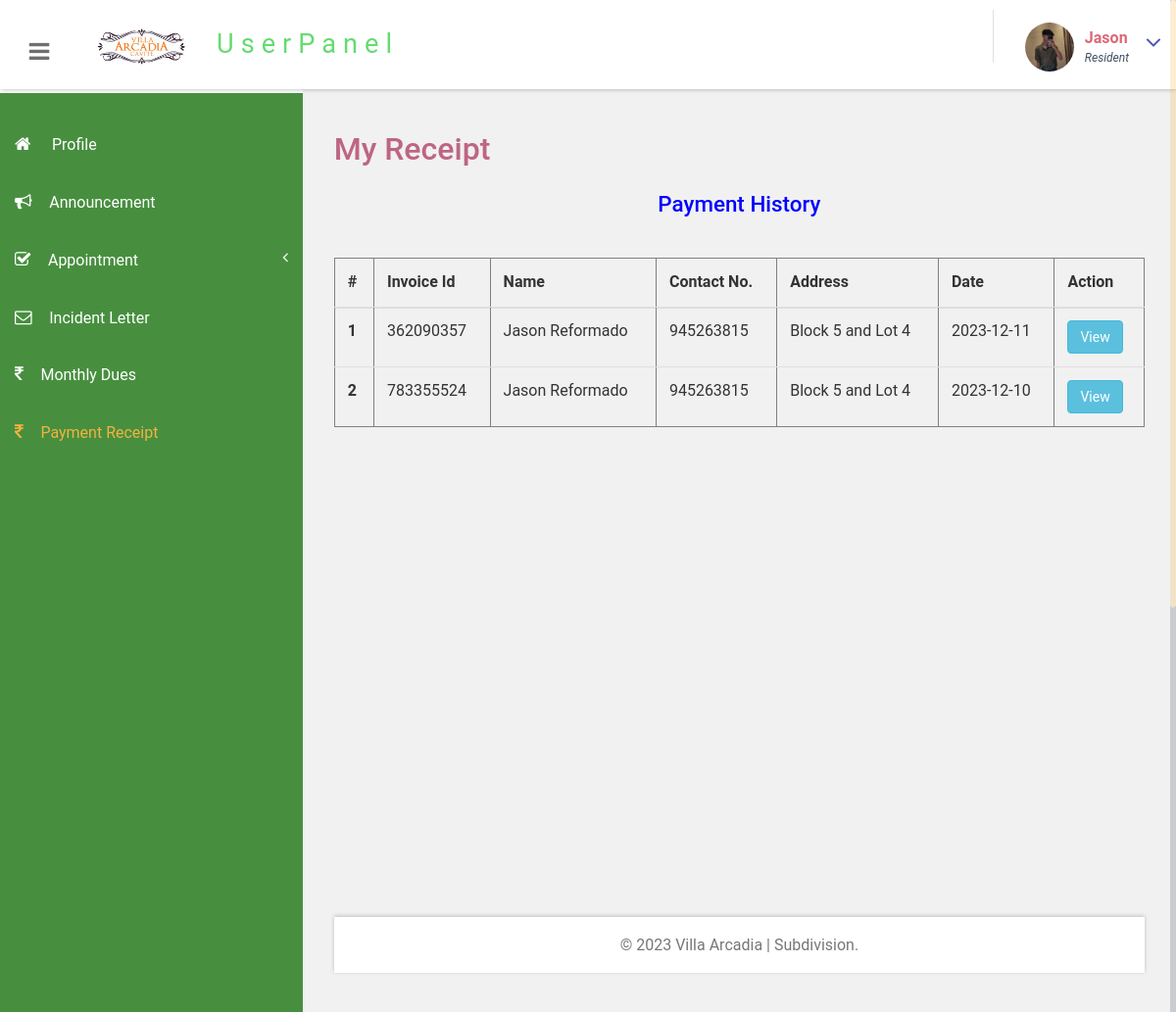
Before: /portal/receipt.php (signed in) with the older database file.
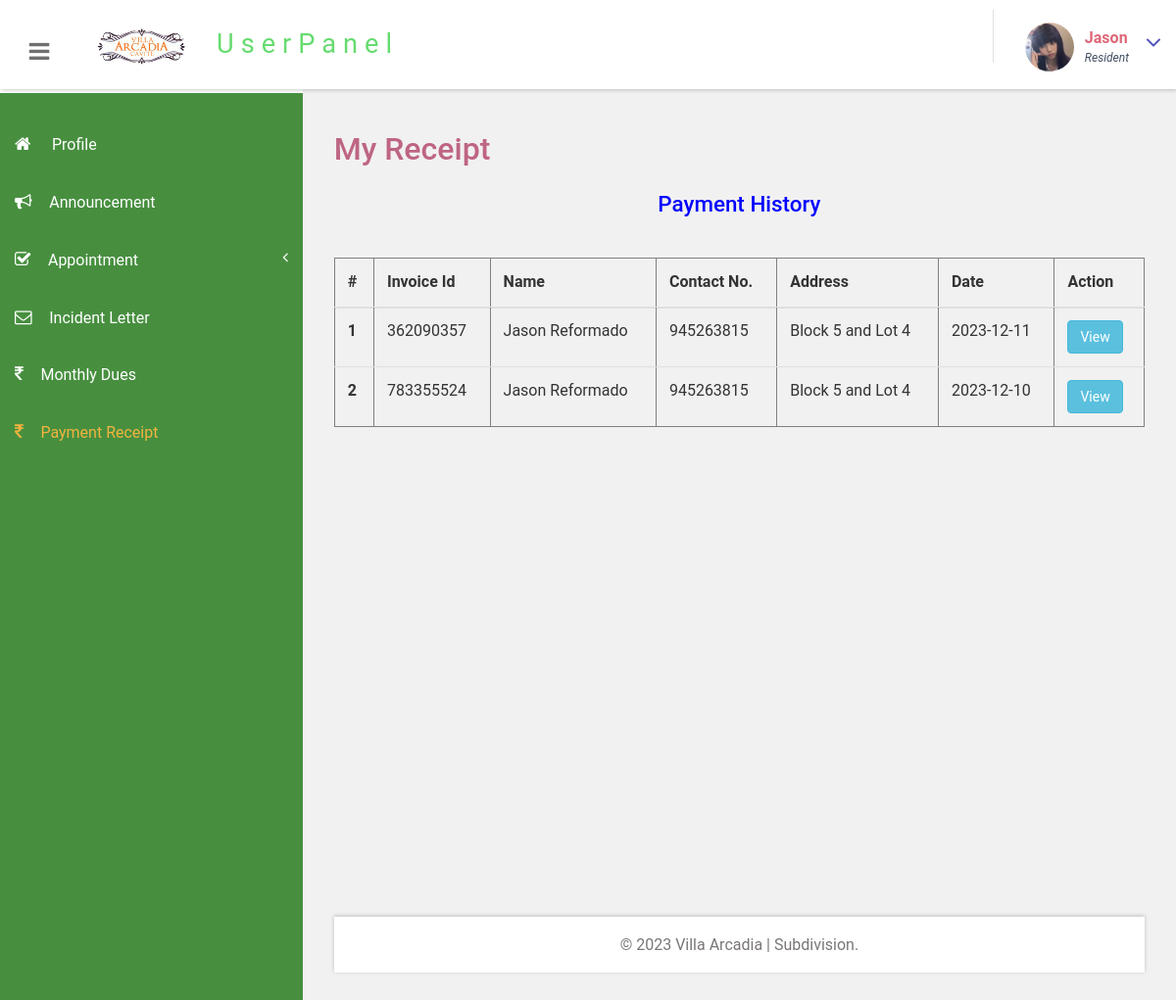
After: the same page with the newer database file.
### tables this page shows
CREATE TABLE `tbluser` (
  `ID` int(10) NOT NULL,
  `FirstName` varchar(120) DEFAULT NULL,
  `LastName` varchar(250) DEFAULT NULL,
  `MobileNumber` bigint(10) DEFAULT NULL,
  `Email` varchar(120) DEFAULT NULL,
  `Password` varchar(120) DEFAULT NULL,
  `RegDate` timestamp NULL DEFAULT current_timestamp(),
  `address` varchar(225) NOT NULL,
  `status` varchar(225) DEFAULT NULL,
  `ProfilePicture` varchar(225) NOT NULL,
  `numplp` int(2) DEFAULT NULL,
  `movein` date DEFAULT NULL
);

### portal/receipt.php (the view, shortened to what this page needs)
<?php
include('includes/dbconnection.php');
if (strlen($_SESSION['bpmsuid'] == 0)) {
  header('location:logout.php');
} else {
  $uid = $_SESSION['bpmsuid'];
  $ret = mysqli_query($con, "SELECT * FROM tbluser WHERE ID='$uid'");
  if ($row = mysqli_fetch_assoc($ret)) {
    $profilePicture = $row['ProfilePicture'];
}
?>
<!DOCTYPE HTML>
<html>
<head>
<link href="css/bootstrap.css" rel='stylesheet' type='text/css' />
<link href="css/style.css" rel='stylesheet' type='text/css' />
<link href="css/font-awesome.css" rel="stylesheet">
<link href="css/animate.css" rel="stylesheet" type="text/css" media="all">
<link href="css/custom.css" rel="stylesheet">
</head>
<body class="cbp-spmenu-push">
	<div class="main-content">
		 <?php include_once('includes/sidebar.php');?>
		 <?php include_once('includes/header.php');?>
		<div id="page-wrapper">
			<div class="main-page">
				<div class="tables">
					<h3 class="title1">My Receipt</h3>
                    <section class="w3l-contact-info-main" id="contact">
    <div class="contact-sec	">
            <div>
                <div class="cont-details">
                   <div class="table-content table-responsive cart-table-content">
                    <h4 style="padding-bottom: 20px;text-align: center;color: blue;">Payment History</h4>
                        <table class="table" border="1">
                            <thead >
                                <tr>
                                <th>#</th>
                                <th>Invoice Id</th>
                                <th> Name</th>
                                <th> Contact No. </th>
                                <th> Address </th>
                                <th> Date</th>
                                <th>Action</th>
                            </tr>
                            </thead>
                            <tbody>
                                <tr>
                                    <?php
                                   $userid= $_SESSION['bpmsuid'];
 $query=mysqli_query($con,"select distinct tbluser.ID as uid, tbluser.FirstName,tbluser.LastName,tbluser.Email,tbluser.MobileNumber,tbluser.address,tblinvoice.BillingId,date(tblinvoice.PostingDate) as PostingDate  from  tbluser
    join tblinvoice on tbluser.ID=tblinvoice.Userid where tbluser.ID='$userid'order by tblinvoice.ID desc");
$cnt=1;
              while($row=mysqli_fetch_array($query))
              { ?>
               <tr>
                            <th scope="row"><?php echo $cnt;?></th>
                            <td><?php  echo $row['BillingId'];?></td>
                            <td><?php  echo $row['FirstName'];?> <?php  echo $row['LastName'];?></td>
                            <td><?php  echo $row['MobileNumber'];?></td>
                            <td><?php  echo $row['address'];?></td>
                            <td><?php  echo $row['PostingDate'];?></td>
                                <td><a href="history.php?invoiceid=<?php  echo $row['BillingId'];?>" class="btn btn-info">View</a></td>
                          </tr><?php $cnt=$cnt+1; } ?>
                            </tbody>
                        </table>
                    </div> </div>
    </div>
    </div></div>
<br><br><br><br><br><br><br><br><br><br><br><br><br><br><br><br><br><br><br><br><br>
		 <?php include_once('includes/footer.php');?>
	</div>
</body>
</html>
<?php  } ?>

### portal/includes/sidebar.php (shortened to what this page needs)
<!DOCTYPE html>
<html lang="en">
<head>
</head>
<body>
  <div class=" sidebar" role="navigation">
            <div class="navbar-collapse">
        <nav class="cbp-spmenu cbp-spmenu-vertical cbp-spmenu-left" id="cbp-spmenu-s1">
          <ul class="nav" id="side-menu">
            <li>
              <a href="user-dashboard.php"><i class="fa fa-home nav_icon"></i> Profile</a>
            </li>
            <li>
              <a href="announcement.php" class="chart-nav"><i class="fa fa-bullhorn nav_icon"></i>Announcement</a>
            </li>
              <li>
              <a href="book-appointment.php"><i class="fa fa-check-square-o nav_icon"></i>Appointment<span class="fa arrow"></span></a>
            </li>
            <li>
              <a href="complaint.php"><i class="fa fa-envelope-o nav_icon"></i>Incident Letter<span class=""></span></a>
            </li>
              <li>
              <a href="#"><i class="fa fa-money nav_icon"></i>Monthly Dues<span></span></a>
              </li>
              <li>
              <a href="receipt.php"><i class="fa fa-money nav_icon"></i>Payment Receipt<span></span></a>
              </li>
          </ul>
        </nav>
      </div>
    </div>
</body>
</html>

### portal/includes/header.php (shortened to what this page needs)
<div class="sticky-header header-section ">
      <div class="header-left">
        <button id="showLeftPush"><i class="fa fa-bars"></i></button>
        <div class="logo">
          <a href="#">
            <img src="assets/images/logo.png" width="100px" class="img-responsive ">
            <span>UserPanel</span>
          </a>
        </div>
		<br>
      </div>
      <div class="header-right">
        <div class="profile_details">
        <?php
 $ret = mysqli_query($con, "SELECT * FROM tbluser WHERE ID='$uid'");
 if ($row = mysqli_fetch_assoc($ret)) {
  $firstname = $row['FirstName'];
 }
?>
          <ul>
            <li class="dropdown profile_details_drop">
              <a href="#" class="dropdown-toggle" data-toggle="dropdown" aria-expanded="false">
                <div class="profile_img">
                <span class="prfil-img">
                <img id="profile-picture-preview" src="<?php echo $profilePicture; ?>" alt="Profile Picture Preview" style="max-width: 50px; max-height: 50px;">
                </span>
                  <div class="user-name">
                    <p><?php echo $firstname; ?></p>
                    <span>Resident</span>
                  </div>
                  <i class="fa fa-angle-down lnr"></i>
                  <div class="clearfix"></div>
                </div>
              </a>
            </li>
          </ul>
        </div>
        <div class="clearfix"> </div>
      </div>
      <div class="clearfix"> </div>
    </div>

### portal/includes/footer.php
<div class="footer">
   <p>&copy; 2023 Villa Arcadia | Subdivision.</p>
</div>

### portal/css/style.css (style rules this page uses)
h4, h5, h6, h1, h2, h3 { margin: 0; }
ul, ol { margin: 0; }
p { margin: 0; }
html, body { font-family: Roboto; font-size: 100%; overflow-x: hidden; background: #fff; }
body a { transition: 0.5s all ease; -webkit-transition: 0.5s all ease; -moz-transition: 0.5s all ease; -o-transition: 0.5s all ease; -ms-transition: 0.5s all ease; text-decoration:none; }
h1,h2,h3,h4,h5,h6 { margin:0; }
p { margin:0; }
ul,label { margin:0; padding:0; }
.main-content { position: relative; }
.sticky-header { position: fixed; top: 0; left:0px; width: 100%; z-index: 100; }
.header-section { background:#FFF; box-shadow: 1px 1px 4px rgba(0, 0, 0, 0.21); -webkit-box-shadow: 1px 1px 4px rgba(0, 0, 0, 0.21); -moz-box-shadow: 1px 1px 4px rgba(0, 0, 0, 0.21); -o-box-shadow: 1px 1px 4px rgba(0, 0, 0, 0.21); }
.header-section::after { clear: both; display: block; content: ''; }
.header-left { float: left; width: 45%; }
.header-right { float: right; margin-top: 10px; }
button#showLeftPush { font-size: 1.5em; width: 80px; padding: 0.87em 0; text-align: center; cursor: pointer; float: left; color: #6F6F6F; -moz-transition: all 0.2s ease-out 0s; -webkit-transition: all 0.2s ease-out 0s; transition: all 0.2s ease-out 0s; border: none; background-color: #fff; outline:none; margin-top: 15px; }
.cbp-spmenu { position: fixed; }
.cbp-spmenu-vertical { width: 309px; height: 100%; top: 95px; z-index: 1000; background-color:#478f3f; padding: 2em 0; }
.cbp-spmenu-left { left: 0; }
.cbp-spmenu-push { overflow-x: hidden; position: relative; }
.cbp-spmenu, .cbp-spmenu-push { -webkit-transition: all 0.3s ease; -moz-transition: all 0.3s ease; transition: all 0.3s ease; }
.cbp-spmenu-push div#page-wrapper { margin: 0 0 0 19.3em; transition:.5s all; -webkit-transition:.5s all; -moz-transition:.5s all; }
.sidebar ul li { margin-bottom: 1em; }
.sidebar ul li a { color: #FFFFFF; font-size: 1em; }
.sidebar .arrow { float: right; }
i.nav_icon { margin-right: 1em; font-size: 1.1em; }
.fa { display: inline-block; font-family: FontAwesome; font-style: normal; font-weight: normal; line-height: 1; -webkit-font-smoothing: antialiased; -moz-osx-font-smoothing: grayscale; }
.logo { background: #fff; text-align: center; float: left; }
.logo a { padding: 1.6em 1em .7em; display: flex; text-decoration: none; }
.logo a span { color: rgb(102, 219, 112); font-size: 1.7em; text-align: center; letter-spacing: 7px; margin-left: 25px; }
.sidebar .nav-second-level li a.active ,.sidebar ul li a.active { color: #F2B33F; }
.profile_details { float: right; }
.profile_details_drop a.dropdown-toggle { display:block; padding: 0.8em 3em 0 2em; }
.profile_img span.prfil-img { float:left; }
.user-name { float:left; margin-top:8px; margin-left:11px; height:35px; }
.profile_details ul li { list-style-type:none; position:relative; }
.profile_details li a i.fa.lnr { position: absolute; top: 34%; right: 8%; color: #4F52BA; font-size: 1.6em; }
.user-name p { font-size:1em; color:#DD6777; line-height:1em; font-weight:700; }
.user-name span { font-size: .75em; font-style: italic; color: #424f63; font-weight: normal; margin-top: .3em; }
.footer { background: #fff; padding: 1em; width: 100%; text-align:center; box-shadow: 0px -1px 4px rgba(0, 0, 0, 0.21); -webkit-box-shadow: 0px -1px 4px rgba(0, 0, 0, 0.21); -moz-box-shadow: 0px -1px 4px rgba(0, 0, 0, 0.21); -ms-box-shadow: 0px -1px 4px rgba(0, 0, 0, 0.21); -o-box-shadow: 0px -1px 4px rgba(0, 0, 0, 0.21); }
.footer p { color: #7A7676; font-size: 1em; line-height: 1.6em; }
h3.title1 { font-size: 2em; color: #be6583; margin-bottom: 0.8em; }
.table > thead > tr > th, .table > tbody > tr > th, .table > tfoot > tr > th, .table > thead > tr > td, .table > tbody > tr > td, .table > tfoot > tr > td { border-top: none; }
.tables h4 { font-size: 1.4em; margin-bottom: 1em; color: #777777; }
.tables .table > thead > tr > th, .tables .table > tbody > tr > th, .tables .table > tfoot > tr > th, .tables .table > thead > tr > td, .tables .table > tbody > tr > td, .tables .table > tfoot > tr > td { padding: 13px; border-top: 1px solid #E0E0E0; }

### portal/css/custom.css (style rules this page uses)
#page-wrapper { padding:7em 2em 2.5em; background-color: #F1F1F1; }
.sidebar .arrow { float: right; }
.sidebar .fa.arrow:before { content: "\f104"; }

### portal/receipt.php (style rules this page uses)
#profile-picture-preview { width: 100px; height: 100px; border-radius: 50%; display: block; }

Changed rows visible on the page:
changed tbluser "Jason": ProfilePicture: picture added in place of a placeholder
